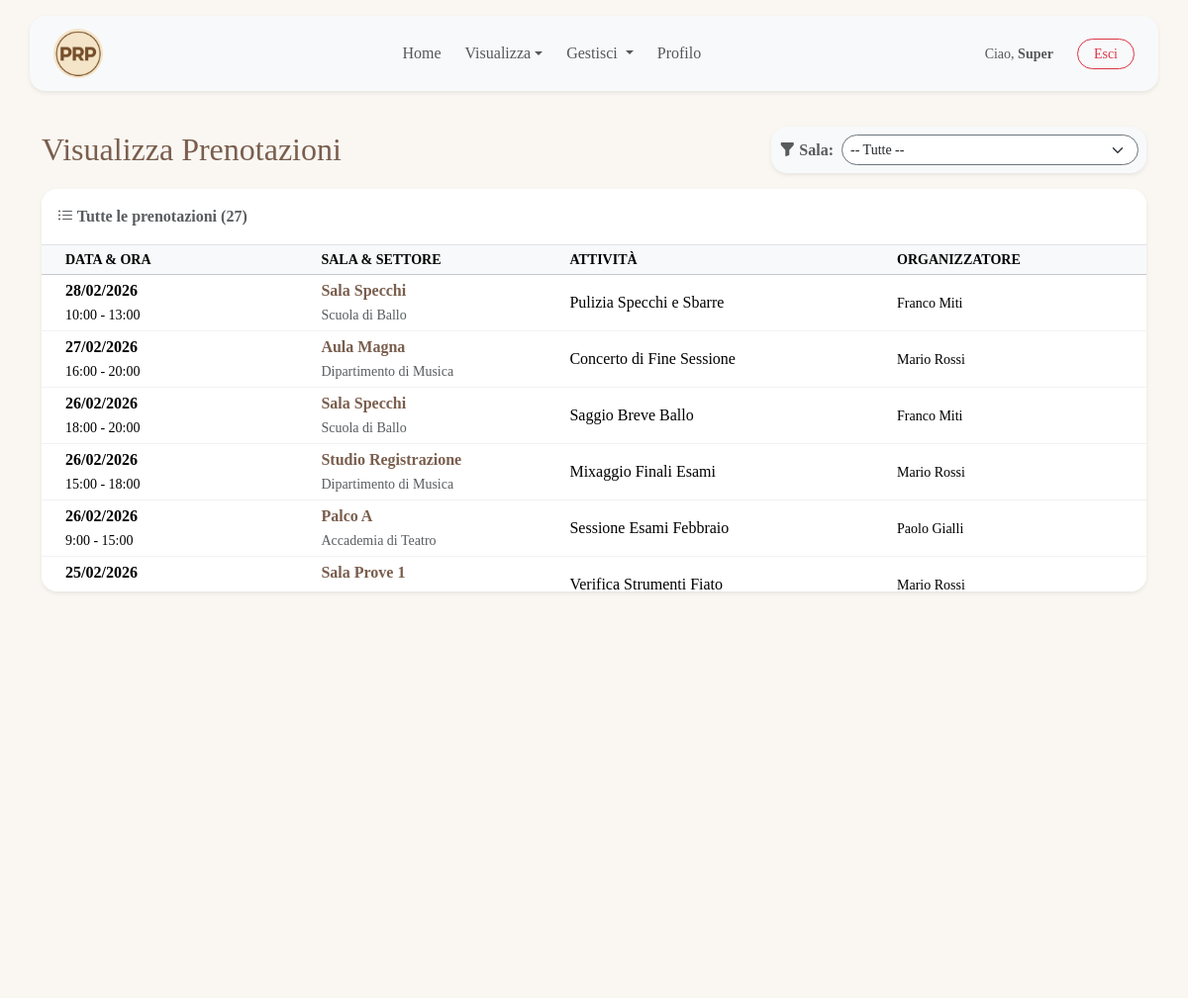
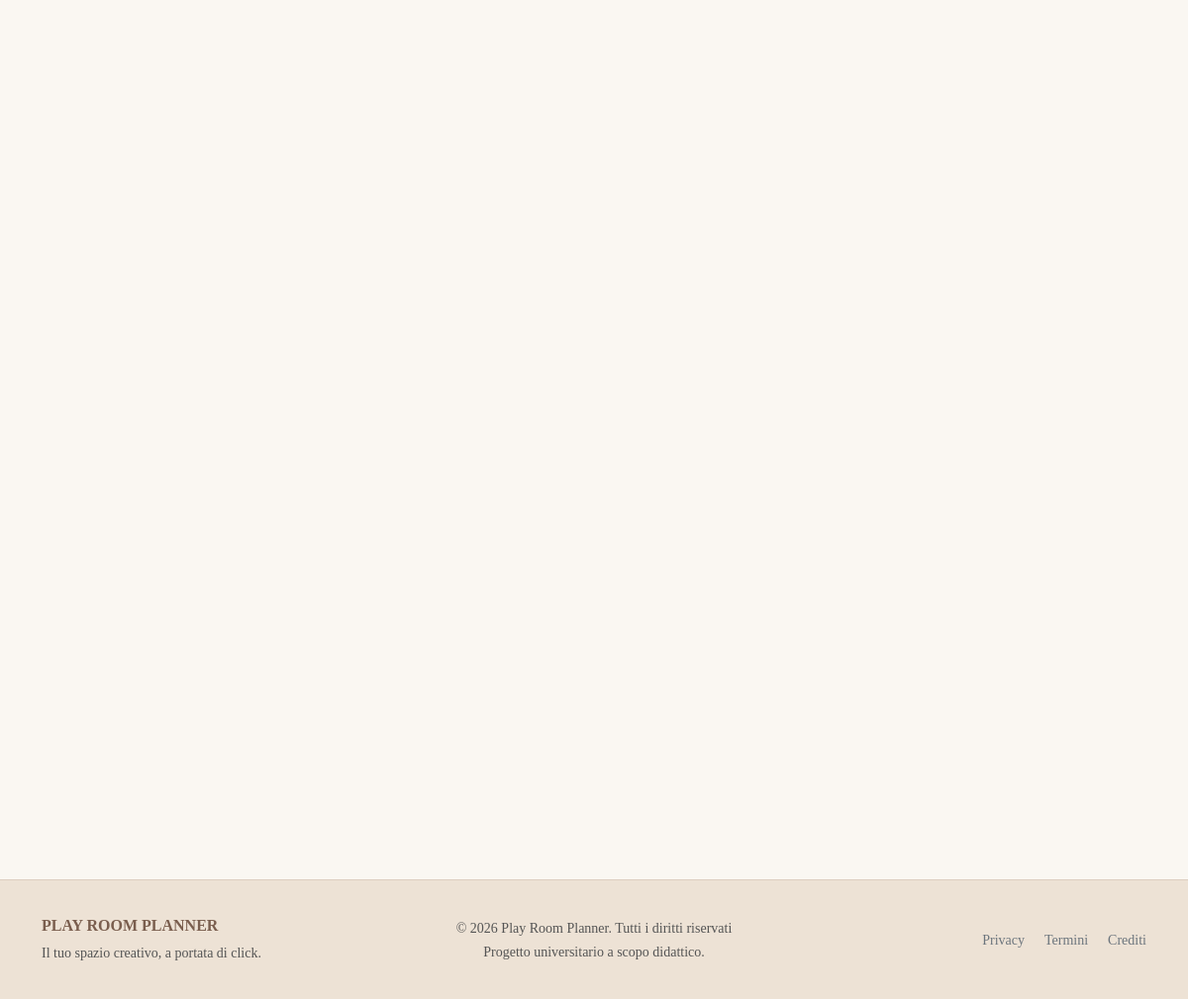
The page /frontend/visualizza_prenotazioni.php (signed in) on the database its author committed (2 pictures, top to bottom).
### tables this page shows
CREATE TABLE PRENOTAZIONE (
    id_settore INT NOT NULL,
    nome_sala VARCHAR(50) NOT NULL,
    data DATE NOT NULL,
    ora INT NOT NULL CHECK (ora BETWEEN 9 AND 23),
    
    durata INT NOT NULL CHECK (durata > 0),
    attivita VARCHAR(255) NULL,
    id_organizzatore INT NOT NULL,
    
    PRIMARY KEY (id_settore, nome_sala, data, ora),
    
    FOREIGN KEY (id_settore, nome_sala) REFERENCES SALA(id_settore, nome_sala)
        ON DELETE NO ACTION  
        ON UPDATE CASCADE,
    FOREIGN KEY (id_organizzatore) REFERENCES UTENTE(id_utente)
        ON DELETE NO ACTION  
        ON UPDATE CASCADE
);

CREATE TABLE SALA (
    id_settore INT NOT NULL,
    nome_sala VARCHAR(50) NOT NULL,
    capienza_max INT NOT NULL CHECK (capienza_max > 0),
    
    PRIMARY KEY (id_settore, nome_sala),
    FOREIGN KEY (id_settore) REFERENCES SETTORE(id_settore)
        ON DELETE CASCADE  
        ON UPDATE CASCADE
);

CREATE TABLE SETTORE (
    id_settore INT PRIMARY KEY AUTO_INCREMENT,
    nome VARCHAR(50) NOT NULL UNIQUE,
    tipo VARCHAR(50) NOT NULL CHECK (tipo IN ('musica', 'teatro', 'ballo')),
    num_iscritti INT DEFAULT 0,
    id_responsabile INT NULL UNIQUE
);

CREATE TABLE UTENTE (
    id_utente INT PRIMARY KEY AUTO_INCREMENT,
    nome VARCHAR(50) NOT NULL,
    cognome VARCHAR(50) NOT NULL,
    data_nascita DATE NOT NULL,
    ruolo VARCHAR(20) NULL CHECK (ruolo IN ('docente', 'allievo', 'tecnico')),
    email VARCHAR(100) NOT NULL UNIQUE,
    password_hash VARCHAR(255) NOT NULL,
    foto VARCHAR(255) NULL,
    
    anni_servizio INT NULL CHECK (anni_servizio IS NULL OR anni_servizio >= 0),
    data_nomina DATE NULL,
    is_responsabile BOOLEAN NOT NULL DEFAULT FALSE,
    is_admin BOOLEAN NOT NULL DEFAULT FALSE,
    
    id_settore INT NULL,
    FOREIGN KEY (id_settore) REFERENCES SETTORE(id_settore)
        ON DELETE NO ACTION  
        ON UPDATE CASCADE
);

### common/function.php (called while the page is built, shortened)
<?php
function getAllPrenotazioniAdmin($cid)
{
    $sql = "SELECT P.*, S.nome_sala, SETT.nome as nome_settore, U.nome AS nome_org, U.cognome as cognome_org
            FROM PRENOTAZIONE P
            JOIN SALA S ON P.id_settore = S.id_settore AND P.nome_sala = S.nome_sala
            JOIN SETTORE SETT ON P.id_settore = SETT.id_settore
            JOIN UTENTE U ON P.id_organizzatore = U.id_utente
            ORDER BY P.data DESC, P.ora DESC";
    return $cid->query($sql)->fetch_all(MYSQLI_ASSOC);
}
?>

### frontend/visualizza_prenotazioni.php (the view, shortened to what this page needs)
<?php
require_once __DIR__ . '/../common/function.php';
$sale_disponibili = getAllSaleGlobal($cid);
$filtro_sala = isset($_GET['sala']) ? $_GET['sala'] : '';
$data_rif = isset($_GET['week']) ? $_GET['week'] : date('Y-m-d');
$elenco_lista = [];
$sala_selezionata_info = null;
$timestamp_rif = strtotime($data_rif);
$lunedi_settimana = date('Y-m-d', strtotime('monday this week', $timestamp_rif));
$domenica_settimana = date('Y-m-d', strtotime('sunday this week', $timestamp_rif));
if ($filtro_sala) {
    $parts = explode('|', $filtro_sala);
    if (count($parts) === 2) {
        $id_sett_sel = (int)$parts[0];
        $nome_sala_sel = $parts[1];
        foreach ($sale_disponibili as $s) {
            if ($s['id_settore'] == $id_sett_sel && $s['nome_sala'] == $nome_sala_sel) {
                $sala_selezionata_info = $s;
                break;
            }
        }
        $prenotazioni_griglia = getPrenotazioniGriglia($cid, $id_sett_sel, $nome_sala_sel, $lunedi_settimana, $domenica_settimana);
    }
} else {
    $elenco_lista = getAllPrenotazioniAdmin($cid);
}
?>
<!DOCTYPE html>
<html lang="it" class="no-js">
<?php require ROOT_PATH . "/common/header.php" ?>
<body class="d-flex flex-column">
    <?php include ROOT_PATH . '/common/navbar.php'; ?>
    <div class="flex-shrink-0 container py-5">
        <div class="d-flex justify-content-between align-items-center mb-3 flex-wrap gap-3">
            <h2 class="m-0 text-nowrap">Visualizza Prenotazioni</h2>
            <div class="card shadow-sm border-0 rounded-4 bg-light">
                <div class="card-body p-2">
                    <form method="GET" action="<?php echo BASE_URL; ?>frontend/visualizza_prenotazioni.php" class="d-flex align-items-center gap-2">
                        <label class="fw-bold text-muted m-0 text-nowrap"><i class="bi bi-funnel-fill"></i> Sala:</label>
                        <select name="sala" id="sala" class="form-select form-select-sm rounded-pill border-secondary" style="max-width: 300px;">
                            <option value="" <?php echo !$filtro_sala ? 'selected' : ''; ?>>-- Tutte --</option>
                        </select>
                    </form>
                </div>
            </div>
        </div>
        <div id="calendario-container">
            <?php if ($filtro_sala && $sala_selezionata_info): ?>
                <?php
                if (function_exists('renderCalendarGrid_AdminView')) {
                    echo renderCalendarGrid_AdminView($lunedi_settimana, $prenotazioni_griglia);
                }
                ?>
            <?php else: ?>
                <div class="card shadow-sm border-0 rounded-4 overflow-hidden">
                    <div class="card-header bg-white py-3 border-bottom">
                        <span class="fw-bold text-muted"><i class="bi bi-list-ul"></i> Tutte le prenotazioni (<?php echo count($elenco_lista); ?>)</span>
                    </div>
                    <div class="table-responsive" style="max-height: 350px; overflow-y: auto;">
                        <table class="table table-sm table-hover align-middle mb-0 table-clean">
                            <thead class="table-light small text-muted text-uppercase" style="position: sticky; top: 0; z-index: 1;">
                                <tr>
                                    <th class="ps-4">Data & Ora</th>
                                    <th>Sala & Settore</th>
                                    <th>Attività</th>
                                    <th class="pe-4">Organizzatore</th>
                                </tr>
                            </thead>
                            <tbody class="border-top-0">
                                <?php if (count($elenco_lista) > 0): ?>
                                    <?php foreach ($elenco_lista as $p):
                                        $ts_inizio = strtotime($p['data'] . " " . $p['ora'] . ":00");
                                        $ts_fine = $ts_inizio + ($p['durata'] * 3600);
                                        $now = time();
                                        $is_conclusa = ($now >= $ts_fine);
                                        $is_in_corso = ($now >= $ts_inizio && $now < $ts_fine);
                                    ?>
                                        <tr class="<?php echo $is_conclusa ? 'bg-light text-muted' : ($is_in_corso ? 'table-success bg-opacity-10' : ''); ?>">
                                            <td class="ps-4">
                                                <span class="fw-bold d-block"><?php echo date("d/m/Y", strtotime($p['data'])); ?></span>
                                                <small><?php echo $p['ora']; ?>:00 - <?php echo $p['ora'] + $p['durata']; ?>:00</small>
                                            </td>
                                            <td>
                                                <span class="d-block fw-bold" style="color: #7A5E4E;"><?php echo htmlspecialchars($p['nome_sala']); ?></span>
                                                <small class="text-muted"><?php echo htmlspecialchars($p['nome_settore']); ?></small>
                                            </td>
                                            <td><?php echo htmlspecialchars($p['attivita']); ?></td>
                                            <td>
                                                <small><?php echo htmlspecialchars($p['nome_org'] . ' ' . $p['cognome_org']); ?></small>
                                            </td>
                                        </tr>
                                    <?php endforeach; ?>
                                <?php else: ?>
                                    <tr>
                                        <td colspan="4" class="text-center py-5 text-muted">Nessuna prenotazione trovata.</td>
                                    </tr>
                                <?php endif; ?>
                            </tbody>
                        </table>
                    </div>
                </div>
            <?php endif; ?>
        </div>
    </div>
</body>
</html>

### css/style.css (style rules this page uses)
* { font-family: Georgia, 'Times New Roman', Times, serif; }
html { height: 100%; }
body { background-color: #FAF7F2; padding-top: 80px; min-height: 100vh; display: flex; flex-direction: column; }
footer { margin-top: auto; width: 100%; }
html, body { overscroll-behavior-y: none; }
.container h2 { color: #7A5E4E; }
.footer-vintage { background-color: #EDE2D5; color: #7A5E4E; border-top: 1px solid rgba(122, 94, 78, 0.15); padding-top: 20px; padding-bottom: 20px; margin-top: auto; width: 100%; }

### frontend/visualizza_prenotazioni.php (style rules this page uses)
.table-clean tbody tr td { border-bottom: 1px solid rgba(0, 0, 0, 0.05) !important; }

### rows shown on the page
prenotazione: data "28/02/2026", ora "10", $p['ora'] + $p['durata'] "13", sala.nome_sala "Sala Specchi", settore.nome "Scuola di Ballo", attivita "Pulizia Specchi e Sbarre", id_organizzatore.cognome "Franco Miti"
prenotazione: data "27/02/2026", ora "16", $p['ora'] + $p['durata'] "20", sala.nome_sala "Aula Magna", settore.nome "Dipartimento di Musica", attivita "Concerto di Fine Sessione", id_organizzatore.cognome "Mario Rossi"
prenotazione: data "26/02/2026", ora "18", $p['ora'] + $p['durata'] "20", sala.nome_sala "Sala Specchi", settore.nome "Scuola di Ballo", attivita "Saggio Breve Ballo", id_organizzatore.cognome "Franco Miti"
prenotazione: data "26/02/2026", ora "15", $p['ora'] + $p['durata'] "18", sala.nome_sala "Studio Registrazione", settore.nome "Dipartimento di Musica", attivita "Mixaggio Finali Esami", id_organizzatore.cognome "Mario Rossi"
prenotazione: data "26/02/2026", ora "9", $p['ora'] + $p['durata'] "15", sala.nome_sala "Palco A", settore.nome "Accademia di Teatro", attivita "Sessione Esami Febbraio", id_organizzatore.cognome "Paolo Gialli"
prenotazione: data "25/02/2026", sala.nome_sala "Sala Prove 1", attivita "Verifica Strumenti Fiato", id_organizzatore.cognome "Mario Rossi"

### other values the page prints
$_SESSION['nome'] "Super"
count($elenco_lista) "27"
